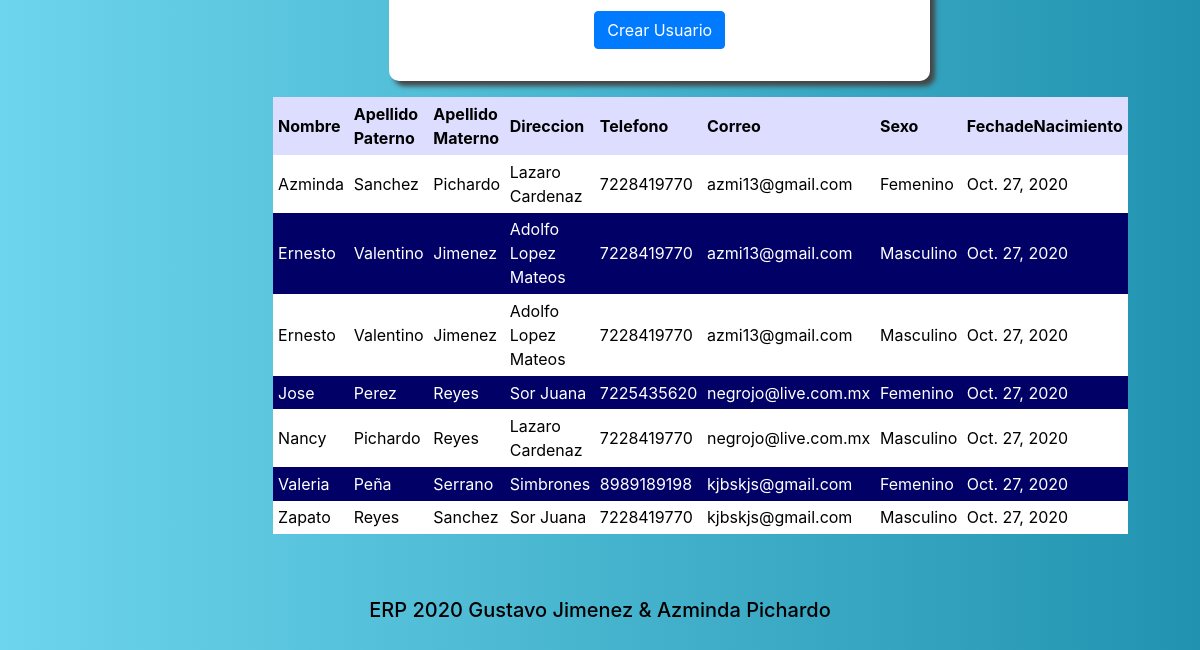
The page /Cliente/ (lower part) on the database as committed earlier.
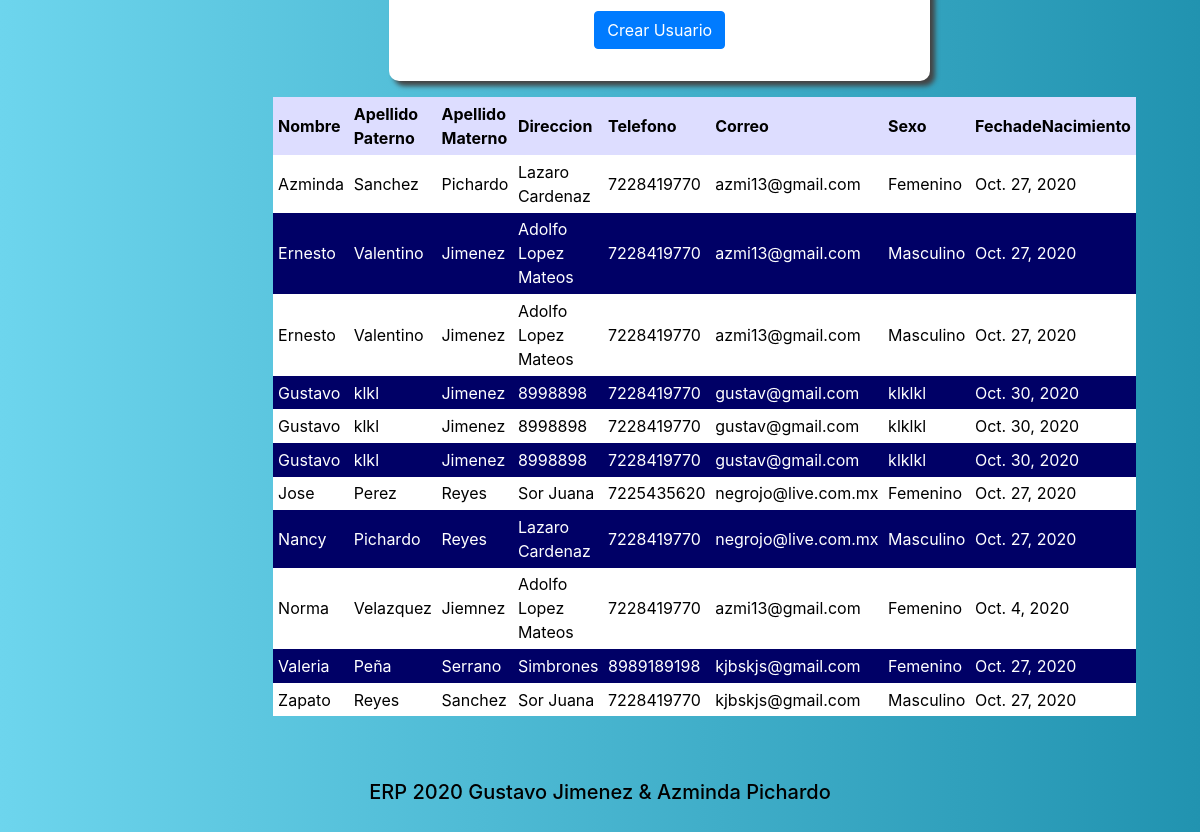
The same page on the database as committed later.
### Vistas/models.py (models this page shows, shortened)
class Cliente (models.Model):
    Nombre = models.CharField(max_length=20)
    ApellidoP = models.CharField(max_length=15)
    ApellidoM = models.CharField(max_length=15)
    Direccion = models.CharField(max_length=50)
    Telefono = models.IntegerField(default=0)
    Correo = models.EmailField(max_length=20)
    Sexo = models.CharField(max_length=10)
    FechaNacimiento = models.DateField()
    class Meta:
        verbose_name = 'Cliente'
        verbose_name_plural = 'Clientes'
        ordering = ['Nombre']

### Vistas/views.py (the view)
# urls.py: path('Cliente/',views.MenuCliente),
def MenuCliente(request):
    if request.POST:
        objeto = Cliente()
        objeto.Nombre = request.POST["Nombre"]
        objeto.ApellidoM = request.POST["ApellidoP"]
        objeto.ApellidoP = request.POST["ApellidoM"]
        objeto.Direccion = request.POST["Direccion"]
        objeto.Telefono = request.POST["Telefono"]
        objeto.Correo = request.POST["Correo"]
        objeto.Sexo = request.POST["Sexo"]
        objeto.FechaNacimiento = request.POST["FechaNacimiento"]
        objeto.save()
        clientes = Cliente.objects.all()
        return render(request,"Cliente.html",{"agregado":"si","clientes":clientes})
    else:
        clientes = Cliente.objects.all()
        return render(request,"Cliente.html",{"clientes":clientes})

### Vistas/Templates/Cliente.html (shortened to what this page needs)
<!DOCTYPE html>
<html lang="es">
  <head>
    {% include "Encabezado.html" %}
  </head>
  <body>
<section>
    <form action="" method="post">
      <button type="submit" class="btn btn-primary">Crear Usuario</button>
    </form>
      <table>
        <tr>
          <th>Nombre</th>
          <th>Apellido Paterno</th>
          <th>Apellido Materno</th>
          <th>Direccion</th>
          <th>Telefono</th>
          <th>Correo</th>
          <th>Sexo</th>
          <th>FechadeNacimiento</th>
        </tr>
        {% for fila in clientes %}
      <tr>
        <td>{{ fila.Nombre}}</td>
        <td>{{ fila.ApellidoP}}</td>
        <td>{{ fila.ApellidoM}}</td>
        <td>{{ fila.Direccion}}</td>
        <td>{{ fila.Telefono}}</td>
        <td>{{ fila.Correo}}</td>
        <td>{{ fila.Sexo}}</td>
        <td>{{ fila.FechaNacimiento}}</td>
      </tr>
        {% endfor %}
      </table>
</section>
    {% include "Pie.html" %}
  </body>
</html>

Rows that differ between the two databases and show on the page:
added Cliente: Nombre "Gustavo", ApellidoP "klkl", ApellidoM "Jimenez", Direccion "8998898", Telefono "7228419770", Correo "gustav@gmail.com", Sexo "klklkl", FechaNacimiento "Oct. 30, 2020"
added Cliente: Nombre "Gustavo", ApellidoP "klkl", ApellidoM "Jimenez", Direccion "8998898", Telefono "7228419770", Correo "gustav@gmail.com", Sexo "klklkl", FechaNacimiento "Oct. 30, 2020"
added Cliente: Nombre "Gustavo", ApellidoP "klkl", ApellidoM "Jimenez", Direccion "8998898", Telefono "7228419770", Correo "gustav@gmail.com", Sexo "klklkl", FechaNacimiento "Oct. 30, 2020"
added Cliente: Nombre "Norma", ApellidoP "Velazquez", ApellidoM "Jiemnez", Direccion "Adolfo Lopez Mateos", Telefono "7228419770", Correo "azmi13@gmail.com", Sexo "Femenino", FechaNacimiento "Oct. 4, 2020"
